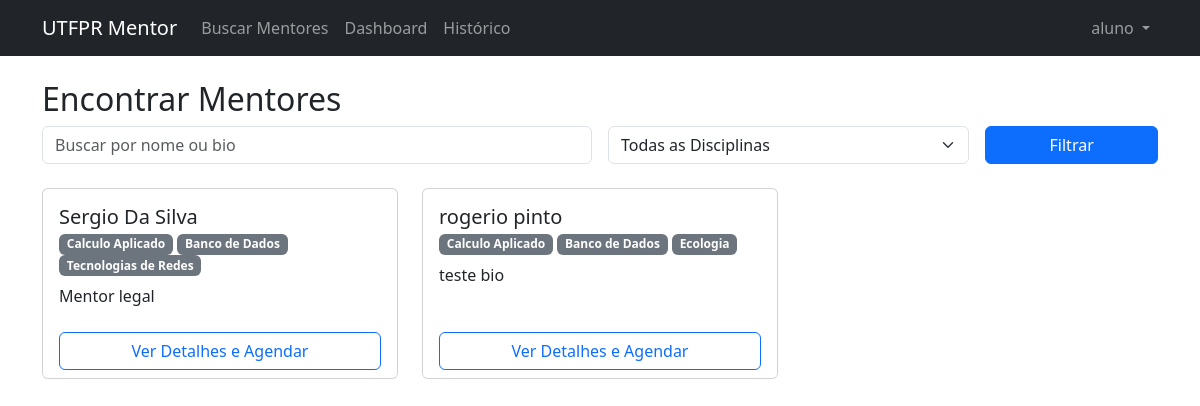
The app's page /core/mentores/ (signed in) with its own data.
### accounts/models.py (models this page shows, shortened)
class CustomUser(AbstractUser):
    ROLE_CHOICES = (
        ('ADMIN', 'Administrador'),
        ('ALUNO', 'Aluno'),
        ('MENTOR', 'Mentor'),
    )
    role = models.CharField(max_length=10, choices=ROLE_CHOICES, default='ALUNO')

class MentorProfile(models.Model):
    user = models.OneToOneField(CustomUser, on_delete=models.CASCADE, related_name='mentor_profile')
    bio = models.TextField(blank=True)
    disciplinas = models.ManyToManyField('core.Disciplina', related_name='mentores', blank=True)

### core/models.py (models this page shows, shortened)
class Disciplina(models.Model):
    nome = models.CharField(max_length=100)
    codigo = models.CharField(max_length=20, unique=True, blank=True, null=True)
    descricao = models.TextField(blank=True)

### core/views.py (the view)
# urls.py: path('mentores/', views.MentorListView.as_view(), name='mentor_list'),
class MentorListView(LoginRequiredMixin, ListView):
    model = MentorProfile
    template_name = 'core/mentor_list.html'
    context_object_name = 'mentores'
    def get_queryset(self):
        queryset = super().get_queryset()
        q = self.request.GET.get('q')
        disciplina_id = self.request.GET.get('disciplina')
        if q:
            queryset = queryset.filter(
                Q(user__first_name__icontains=q) |
                Q(user__last_name__icontains=q) |
                Q(bio__icontains=q)
            )
        if disciplina_id:
            queryset = queryset.filter(disciplinas__id=disciplina_id)
        return queryset.distinct()
    def get_context_data(self, **kwargs):
        context = super().get_context_data(**kwargs)
        context['disciplinas'] = Disciplina.objects.all()
        return context

### core/templates/core/mentor_list.html (shortened to what this page needs)
{% extends 'base.html' %}
{% block content %}
<div class="row mb-4">
    <div class="col-md-12">
        <h2>Encontrar Mentores</h2>
        <form method="get" class="row g-3">
            <div class="col-md-6">
                <input type="text" name="q" class="form-control" placeholder="Buscar por nome ou bio" value="{{ request.GET.q }}">
            </div>
            <div class="col-md-4">
                <select name="disciplina" class="form-select">
                    <option value="">Todas as Disciplinas</option>
                </select>
            </div>
            <div class="col-md-2">
                <button type="submit" class="btn btn-primary w-100">Filtrar</button>
            </div>
        </form>
    </div>
</div>
<div class="row">
    {% for mentor in mentores %}
    <div class="col-md-4 mb-4">
        <div class="card h-100">
            <div class="card-body">
                <h5 class="card-title">{{ mentor.user.get_full_name|default:mentor.user.username }}</h5>
                <h6 class="card-subtitle mb-2 text-muted">
                    {% for disc in mentor.disciplinas.all %}
                        <span class="badge bg-secondary">{{ disc.nome }}</span>
                    {% endfor %}
                </h6>
                <p class="card-text">{{ mentor.bio|truncatewords:30 }}</p>
            </div>
            <div class="card-footer bg-white border-top-0">
                <a href="{% url 'mentor_detail' mentor.pk %}" class="btn btn-outline-primary w-100">Ver Detalhes e Agendar</a>
            </div>
        </div>
    </div>
    {% empty %}
    <div class="col-12">
        <p class="text-center text-muted">Nenhum mentor encontrado com os critérios selecionados.</p>
    </div>
    {% endfor %}
</div>
{% endblock %}

### templates/base.html (shortened to what this page needs)
<!DOCTYPE html>
<html lang="pt-br">
<head>
    <link href="https://cdn.jsdelivr.net/npm/bootstrap@5.3.0/dist/css/bootstrap.min.css" rel="stylesheet">
</head>
<body>
    <nav class="navbar navbar-expand-lg navbar-dark bg-dark">
        <div class="container">
            <a class="navbar-brand" href="{% url 'home' %}">UTFPR Mentor</a>
            <div class="collapse navbar-collapse" id="navbarNav">
                <ul class="navbar-nav me-auto">
                    {% if user.is_authenticated %}
                        {% if user.role == 'ALUNO' %}
                            <li class="nav-item">
                                <a class="nav-link" href="{% url 'mentor_list' %}">Buscar Mentores</a>
                            </li>
                        {% endif %}
                        <li class="nav-item">
                            <a class="nav-link" href="{% url 'dashboard' %}">Dashboard</a>
                        </li>
                        <li class="nav-item">
                            <a class="nav-link" href="{% url 'historico_sessoes' %}">Histórico</a>
                        </li>
                    {% endif %}
                </ul>
                <ul class="navbar-nav">
                    {% if user.is_authenticated %}
                        <li class="nav-item dropdown">
                            <a class="nav-link dropdown-toggle" href="#" id="navbarDropdown" role="button" data-bs-toggle="dropdown">
                                {{ user.username }}
                            </a>
                        </li>
                    {% endif %}
                </ul>
            </div>
        </div>
    </nav>
    <div class="container mt-4">
        {% block content %}
        {% endblock %}
    </div>
</body>
</html>

### records on screen
CustomUser: username "aluno"
MentorProfile: user.get_full_name "Sergio Da Silva", bio "Mentor legal"
Disciplina: nome "Calculo Aplicado"
Disciplina: nome "Banco de Dados"
Disciplina: nome "Tecnologias de Redes"
MentorProfile: user.get_full_name "rogerio pinto", bio "teste bio"
Disciplina: nome "Ecologia"
